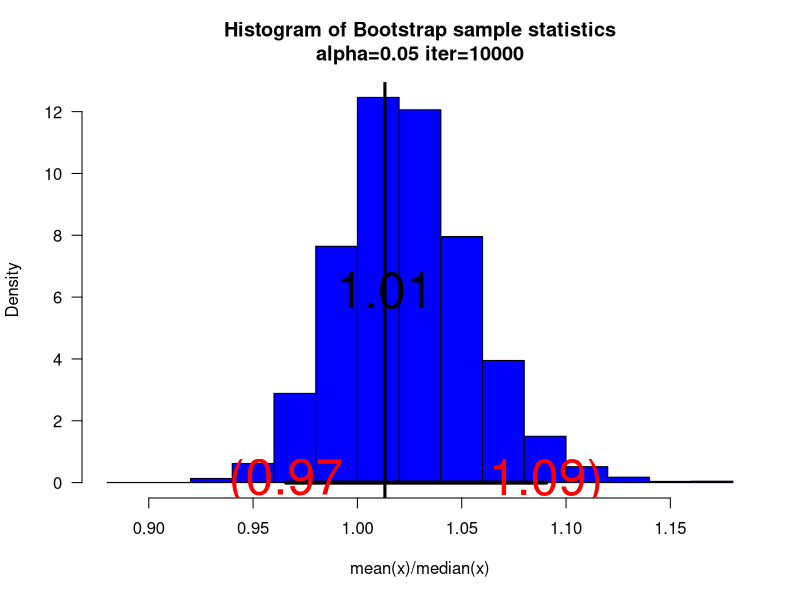
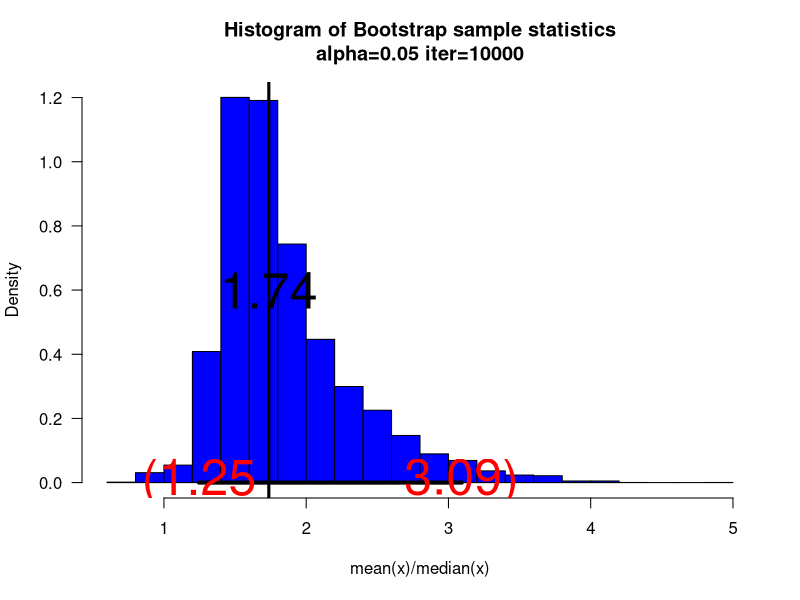

The R source for these figures, in order:
#Lab 9
# Bootstrap

## sample function
set.seed(35) # This will give everyone the same sample
sam=round(rnorm(20,mean=10,sd=4),2)
unique(sample(sam,20,replace=TRUE) )

sample(sam,20,replace=FALSE)


########### bootstrap function ##################

myboot<-function(iter=10000,x,fun="mean",alpha=0.05,...){  #Notice where the ... is repeated in the code
n=length(x)   #sample size

y=sample(x,n*iter,replace=TRUE)
rs.mat=matrix(y,nr=n,nc=iter,byrow=TRUE)
xstat=apply(rs.mat,2,fun) # xstat is a vector and will have iter values in it 
ci=quantile(xstat,c(alpha/2,1-alpha/2))# Nice way to form a confidence interval
# A histogram follows
# The object para will contain the parameters used to make the histogram
para=hist(xstat,freq=FALSE,las=1,
main=paste("Histogram of Bootstrap sample statistics","\n","alpha=",alpha," iter=",iter,sep=""),
...)

#mat will be a matrix that contains the data, this is done so that I can use apply()
mat=matrix(x,nr=length(x),nc=1,byrow=TRUE)

#pte is the point estimate
#This uses whatever fun is
pte=apply(mat,2,fun)
abline(v=pte,lwd=3,col="Black")# Vertical line
segments(ci[1],0,ci[2],0,lwd=4)      #Make the segment for the ci
text(ci[1],0,paste("(",round(ci[1],2),sep=""),col="Red",cex=3)
text(ci[2],0,paste(round(ci[2],2),")",sep=""),col="Red",cex=3)

# plot the point estimate 1/2 way up the density
text(pte,max(para$density)/2,round(pte,2),cex=3)

return(list(ci=ci,fun=fun,x=x))# Some output to use if necessary
}

################### END mybooot function #####################

sam=rnorm(20,mean=10,sd=2)
myboot(10000,x=sam,fun=function(x) mean(x)/median(x),alpha=0.05,xlab="mean(x)/median(x)",col="Blue")

sam=rchisq(40,df=2)
myboot(10000,x=sam,fun=function(x) mean(x)/median(x),alpha=0.05,xlab="mean(x)/median(x)",col="Blue")
 

